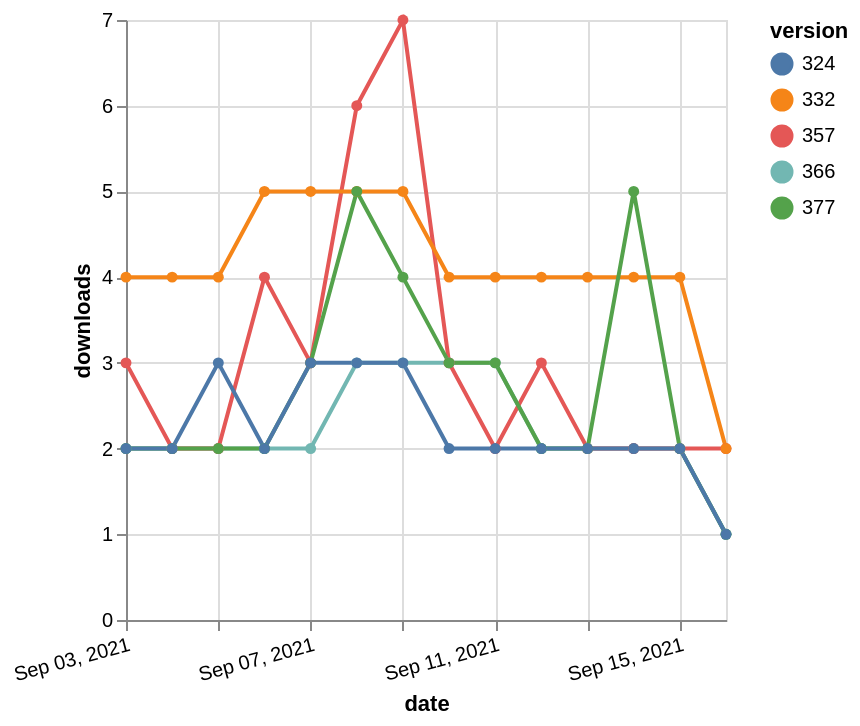

Write a Vega-Lite specification for this figure.
### Vega-Lite specification from a JSON file in a GitHub repository (floating-point values rounded to 4 significant figures)
{"$schema": "https://vega.github.io/schema/vega-lite/v5.json", "description": "A simple bar chart with embedded data.", "data": {"values": [{"date": "2021-09-03", "total": 2335, "delta": 2, "version": "366"}, {"date": "2021-09-04", "total": 2337, "delta": 2, "version": "366"}, {"date": "2021-09-05", "total": 2339, "delta": 2, "version": "366"}, {"date": "2021-09-06", "total": 2341, "delta": 2, "version": "366"}, {"date": "2021-09-07", "total": 2343, "delta": 2, "version": "366"}, {"date": "2021-09-08", "total": 2346, "delta": 3, "version": "366"}, {"date": "2021-09-09", "total": 2349, "delta": 3, "version": "366"}, {"date": "2021-09-10", "total": 2352, "delta": 3, "version": "366"}, {"date": "2021-09-11", "total": 2355, "delta": 3, "version": "366"}, {"date": "2021-09-12", "total": 2357, "delta": 2, "version": "366"}, {"date": "2021-09-13", "total": 2359, "delta": 2, "version": "366"}, {"date": "2021-09-14", "total": 2361, "delta": 2, "version": "366"}, {"date": "2021-09-15", "total": 2363, "delta": 2, "version": "366"}, {"date": "2021-09-16", "total": 2364, "delta": 1, "version": "366"}, {"date": "2021-09-03", "total": 2961, "delta": 3, "version": "357"}, {"date": "2021-09-04", "total": 2963, "delta": 2, "version": "357"}, {"date": "2021-09-05", "total": 2965, "delta": 2, "version": "357"}, {"date": "2021-09-06", "total": 2969, "delta": 4, "version": "357"}, {"date": "2021-09-07", "total": 2972, "delta": 3, "version": "357"}, {"date": "2021-09-08", "total": 2978, "delta": 6, "version": "357"}, {"date": "2021-09-09", "total": 2985, "delta": 7, "version": "357"}, {"date": "2021-09-10", "total": 2988, "delta": 3, "version": "357"}, {"date": "2021-09-11", "total": 2990, "delta": 2, "version": "357"}, {"date": "2021-09-12", "total": 2993, "delta": 3, "version": "357"}, {"date": "2021-09-13", "total": 2995, "delta": 2, "version": "357"}, {"date": "2021-09-14", "total": 2997, "delta": 2, "version": "357"}, {"date": "2021-09-15", "total": 2999, "delta": 2, "version": "357"}, {"date": "2021-09-16", "total": 3001, "delta": 2, "version": "357"}, {"date": "2021-09-03", "total": 4954, "delta": 4, "version": "332"}, {"date": "2021-09-04", "total": 4958, "delta": 4, "version": "332"}, {"date": "2021-09-05", "total": 4962, "delta": 4, "version": "332"}, {"date": "2021-09-06", "total": 4967, "delta": 5, "version": "332"}, {"date": "2021-09-07", "total": 4972, "delta": 5, "version": "332"}, {"date": "2021-09-08", "total": 4977, "delta": 5, "version": "332"}, {"date": "2021-09-09", "total": 4982, "delta": 5, "version": "332"}, {"date": "2021-09-10", "total": 4986, "delta": 4, "version": "332"}, {"date": "2021-09-11", "total": 4990, "delta": 4, "version": "332"}, {"date": "2021-09-12", "total": 4994, "delta": 4, "version": "332"}, {"date": "2021-09-13", "total": 4998, "delta": 4, "version": "332"}, {"date": "2021-09-14", "total": 5002, "delta": 4, "version": "332"}, {"date": "2021-09-15", "total": 5006, "delta": 4, "version": "332"}, {"date": "2021-09-16", "total": 5008, "delta": 2, "version": "332"}, {"date": "2021-09-03", "total": 2131, "delta": 2, "version": "377"}, {"date": "2021-09-04", "total": 2133, "delta": 2, "version": "377"}, {"date": "2021-09-05", "total": 2135, "delta": 2, "version": "377"}, {"date": "2021-09-06", "total": 2137, "delta": 2, "version": "377"}, {"date": "2021-09-07", "total": 2140, "delta": 3, "version": "377"}, {"date": "2021-09-08", "total": 2145, "delta": 5, "version": "377"}, {"date": "2021-09-09", "total": 2149, "delta": 4, "version": "377"}, {"date": "2021-09-10", "total": 2152, "delta": 3, "version": "377"}, {"date": "2021-09-11", "total": 2155, "delta": 3, "version": "377"}, {"date": "2021-09-12", "total": 2157, "delta": 2, "version": "377"}, {"date": "2021-09-13", "total": 2159, "delta": 2, "version": "377"}, {"date": "2021-09-14", "total": 2164, "delta": 5, "version": "377"}, {"date": "2021-09-15", "total": 2166, "delta": 2, "version": "377"}, {"date": "2021-09-16", "total": 2167, "delta": 1, "version": "377"}, {"date": "2021-09-03", "total": 2652, "delta": 2, "version": "324"}, {"date": "2021-09-04", "total": 2654, "delta": 2, "version": "324"}, {"date": "2021-09-05", "total": 2657, "delta": 3, "version": "324"}, {"date": "2021-09-06", "total": 2659, "delta": 2, "version": "324"}, {"date": "2021-09-07", "total": 2662, "delta": 3, "version": "324"}, {"date": "2021-09-08", "total": 2665, "delta": 3, "version": "324"}, {"date": "2021-09-09", "total": 2668, "delta": 3, "version": "324"}, {"date": "2021-09-10", "total": 2670, "delta": 2, "version": "324"}, {"date": "2021-09-11", "total": 2672, "delta": 2, "version": "324"}, {"date": "2021-09-12", "total": 2674, "delta": 2, "version": "324"}, {"date": "2021-09-13", "total": 2676, "delta": 2, "version": "324"}, {"date": "2021-09-14", "total": 2678, "delta": 2, "version": "324"}, {"date": "2021-09-15", "total": 2680, "delta": 2, "version": "324"}, {"date": "2021-09-16", "total": 2681, "delta": 1, "version": "324"}]}, "width": "container", "mark": {"type": "line", "point": {"filled": true}}, "encoding": {"x": {"field": "date", "type": "temporal", "timeUnit": "yearmonthdate", "title": "date", "axis": {"labelAngle": -15}}, "y": {"field": "delta", "type": "quantitative", "title": "downloads"}, "color": {"field": "version", "type": "nominal"}, "tooltip": {"field": "delta"}}}
